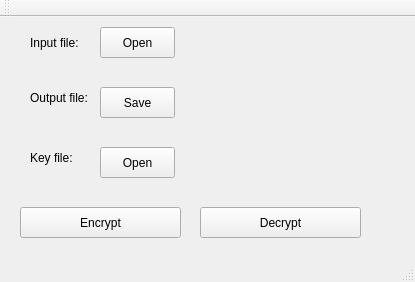
<?xml version="1.0" encoding="UTF-8"?>
<ui version="4.0">
 <class>MainWindow</class>
 <widget class="QMainWindow" name="MainWindow">
  <property name="geometry">
   <rect>
    <x>0</x>
    <y>0</y>
    <width>415</width>
    <height>282</height>
   </rect>
  </property>
  <property name="windowTitle">
   <string>Des algorithm</string>
  </property>
  <widget class="QWidget" name="centralWidget">
   <widget class="QLabel" name="label">
    <property name="geometry">
     <rect>
      <x>30</x>
      <y>10</y>
      <width>121</width>
      <height>31</height>
     </rect>
    </property>
    <property name="text">
     <string>Input file:</string>
    </property>
   </widget>
   <widget class="QLabel" name="label_2">
    <property name="geometry">
     <rect>
      <x>30</x>
      <y>60</y>
      <width>131</width>
      <height>41</height>
     </rect>
    </property>
    <property name="text">
     <string>Output file:</string>
    </property>
   </widget>
   <widget class="QLabel" name="label_3">
    <property name="geometry">
     <rect>
      <x>30</x>
      <y>120</y>
      <width>111</width>
      <height>41</height>
     </rect>
    </property>
    <property name="text">
     <string>Key file:</string>
    </property>
   </widget>
   <widget class="QPushButton" name="encrypt">
    <property name="geometry">
     <rect>
      <x>20</x>
      <y>190</y>
      <width>161</width>
      <height>31</height>
     </rect>
    </property>
    <property name="text">
     <string>Encrypt</string>
    </property>
   </widget>
   <widget class="QPushButton" name="decrypt">
    <property name="geometry">
     <rect>
      <x>200</x>
      <y>190</y>
      <width>161</width>
      <height>31</height>
     </rect>
    </property>
    <property name="text">
     <string>Decrypt</string>
    </property>
   </widget>
   <widget class="QPushButton" name="Open1">
    <property name="geometry">
     <rect>
      <x>100</x>
      <y>10</y>
      <width>75</width>
      <height>31</height>
     </rect>
    </property>
    <property name="text">
     <string>Open</string>
    </property>
   </widget>
   <widget class="QPushButton" name="Save">
    <property name="geometry">
     <rect>
      <x>100</x>
      <y>70</y>
      <width>75</width>
      <height>31</height>
     </rect>
    </property>
    <property name="text">
     <string>Save</string>
    </property>
   </widget>
   <widget class="QPushButton" name="Open2">
    <property name="geometry">
     <rect>
      <x>100</x>
      <y>130</y>
      <width>75</width>
      <height>31</height>
     </rect>
    </property>
    <property name="text">
     <string>Open</string>
    </property>
   </widget>
   <widget class="QLabel" name="label_4">
    <property name="geometry">
     <rect>
      <x>190</x>
      <y>10</y>
      <width>191</width>
      <height>31</height>
     </rect>
    </property>
    <property name="text">
     <string/>
    </property>
   </widget>
   <widget class="QLabel" name="label_5">
    <property name="geometry">
     <rect>
      <x>200</x>
      <y>70</y>
      <width>191</width>
      <height>31</height>
     </rect>
    </property>
    <property name="text">
     <string/>
    </property>
   </widget>
   <widget class="QLabel" name="label_6">
    <property name="geometry">
     <rect>
      <x>200</x>
      <y>130</y>
      <width>191</width>
      <height>31</height>
     </rect>
    </property>
    <property name="text">
     <string/>
    </property>
   </widget>
  </widget>
  <widget class="QMenuBar" name="menuBar">
   <property name="geometry">
    <rect>
     <x>0</x>
     <y>0</y>
     <width>415</width>
     <height>21</height>
    </rect>
   </property>
  </widget>
  <widget class="QToolBar" name="mainToolBar">
   <attribute name="toolBarArea">
    <enum>TopToolBarArea</enum>
   </attribute>
   <attribute name="toolBarBreak">
    <bool>false</bool>
   </attribute>
  </widget>
  <widget class="QStatusBar" name="statusBar"/>
 </widget>
 <layoutdefault spacing="6" margin="11"/>
 <resources/>
 <connections/>
</ui>
